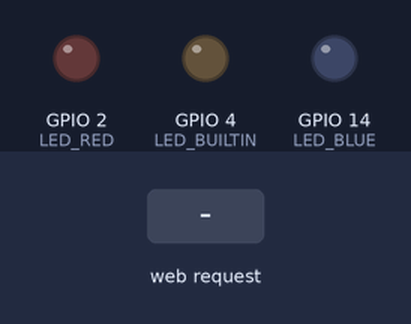
The sketch below on a simulated ESP32. On the bench: output pins drawn as LEDs (lit = HIGH). The inputs (shaded band) are chosen by the test bench. WiFi joins after 1.5 s; servers stay silent unless stated; random numbers use the default seed unless the sketch sets one; the camera gives no picture; what the sketch prints to the serial monitor is not drawn.

Above: at 3.0 s.
3.1 s: HTTP request GET /?flash=stop received
At 4.3 s:
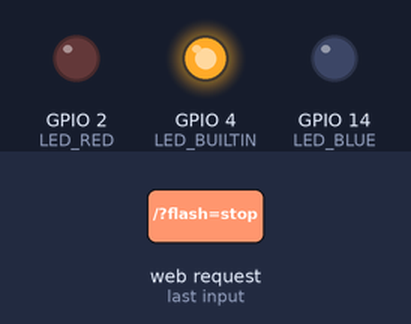
4.6 s: HTTP request GET /?colors= received
Timing chart, 0 to 7.6 s (numbered marks = the images above; inputs shaded):
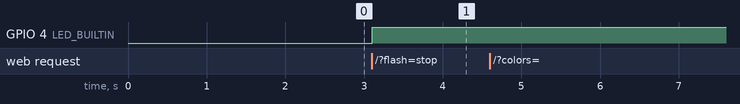

Measured:
- after the input at 3.1 s, GPIO 4 (LED_BUILTIN): LOW → HIGH at once
- after the input at 4.6 s, every drawn part: stays the same

The sketch:

color_tracker.ino
```cpp
/* Importing libraries */
#include <WiFi.h>
#include <WiFiClientSecure.h>
#include "esp_camera.h"
#include "soc/soc.h"
#include "soc/rtc_cntl_reg.h"
#include "index_color_tracking.h"

const char* ssidRed = "INFINITUM085D"; /* Replace your SSID */
const char* passwordRed = "f4mily$0l3d4D"; /* Replace your Password */

const char* ssid = "ESP32CAM_AP"; /* Replace your SSID */
const char* password = "12345678"; /* Replace your Password */

#define LED_BUILTIN 4
#define LED_RED 2
#define LED_BLUE 14

String ledColor = "";
int flashState = 0;

String Feedback = "";
String Command = "", cmd = "", P1 = "", P2 = "", P3 = "", P4 = "", P5 = "", P6 = "", P7 = "", P8 = "", P9 = "";
byte ReceiveState = 0, cmdState = 1, strState = 1, questionstate = 0, equalstate = 0, semicolonstate = 0;

/* AI-Thinker */
#define PWDN_GPIO_NUM     32
#define RESET_GPIO_NUM    -1
#define XCLK_GPIO_NUM      0
#define SIOD_GPIO_NUM     26
#define SIOC_GPIO_NUM     27
#define Y9_GPIO_NUM       35
#define Y8_GPIO_NUM       34
#define Y7_GPIO_NUM       39
#define Y6_GPIO_NUM       36
#define Y5_GPIO_NUM       21
#define Y4_GPIO_NUM       19
#define Y3_GPIO_NUM       18
#define Y2_GPIO_NUM        5
#define VSYNC_GPIO_NUM    25
#define HREF_GPIO_NUM     23
#define PCLK_GPIO_NUM     22

WiFiServer server(80);

void ExecuteCommand() {
  if (cmd != "colorDetect") {
    if(!flashState){
      //digitalWrite(LED_BUILTIN, HIGH);
      flashState = 0;
    }
    //Serial.println("cmd= "+cmd+" ,P1= "+P1+" ,P2= "+P2+" ,P3= "+P3+" ,P4= "+P4+" ,P5= "+P5+" ,P6= "+P6+" ,P7= "+P7+" ,P8= "+P8+" ,P9= "+P9);
    //Serial.println("");
  }

  if (cmd == "resetwifi") {
    WiFi.begin(P1.c_str(), P2.c_str());
    Serial.print("Connecting to ");
    Serial.println(P1);
    long int StartTime = millis();
    while (WiFi.status() != WL_CONNECTED)
    {
      delay(100);
      if ((StartTime + 5000) < millis()) break;
    }
    Serial.println("");
    Serial.println("STAIP: " + WiFi.localIP().toString());
    Feedback = "STAIP: " + WiFi.localIP().toString();
  }
  else if (cmd == "restart") {
    digitalWrite(LED_BUILTIN, LOW);
    flashState = 0;
    ESP.restart();
  }
  else if(cmd == "colors"){
    Serial.print("Red State: ");
    Serial.println(P1);
    digitalWrite(LED_RED, P1.toInt());
    Serial.print("Blue State: ");
    Serial.println(P1);
    digitalWrite(LED_BLUE, P2.toInt());

  }else if(cmd == "flash"){
    digitalWrite(LED_BUILTIN, !digitalRead(LED_BUILTIN));
  }

  else if (cmd == "quality") {
    sensor_t * s = esp_camera_sensor_get();
    int val = P1.toInt();
    s->set_quality(s, val);
  }
  else if (cmd == "contrast") {
    sensor_t * s = esp_camera_sensor_get();
    int val = P1.toInt();
    s->set_contrast(s, val);
  }
  else if (cmd == "brightness") {
    sensor_t * s = esp_camera_sensor_get();
    int val = P1.toInt();
    s->set_brightness(s, val);
  }
  else {
    Feedback = "Command is not defined.";
  }
  if (Feedback == "") {
    Feedback = Command;
  }
}

void setup() {
  WRITE_PERI_REG(RTC_CNTL_BROWN_OUT_REG, 0);

  Serial.begin(115200);
  Serial.setDebugOutput(true);
  Serial.println();

  camera_config_t config;
  config.ledc_channel = LEDC_CHANNEL_0;
  config.ledc_timer = LEDC_TIMER_0;
  config.pin_d0 = Y2_GPIO_NUM;
  config.pin_d1 = Y3_GPIO_NUM;
  config.pin_d2 = Y4_GPIO_NUM;
  config.pin_d3 = Y5_GPIO_NUM;
  config.pin_d4 = Y6_GPIO_NUM;
  config.pin_d5 = Y7_GPIO_NUM;
  config.pin_d6 = Y8_GPIO_NUM;
  config.pin_d7 = Y9_GPIO_NUM;
  config.pin_xclk = XCLK_GPIO_NUM;
  config.pin_pclk = PCLK_GPIO_NUM;
  config.pin_vsync = VSYNC_GPIO_NUM;
  config.pin_href = HREF_GPIO_NUM;
  config.pin_sscb_sda = SIOD_GPIO_NUM;
  config.pin_sscb_scl = SIOC_GPIO_NUM;
  config.pin_pwdn = PWDN_GPIO_NUM;
  config.pin_reset = RESET_GPIO_NUM;
  config.xclk_freq_hz = 20000000;
  config.pixel_format = PIXFORMAT_JPEG;
  //init with high specs to pre-allocate larger buffers

    config.frame_size = FRAMESIZE_QVGA;
    config.jpeg_quality = 12;  //0-63 lower number means higher quality
    config.fb_count = 1;


  // camera init
  esp_err_t err = esp_camera_init(&config);
  if (err != ESP_OK) {
    Serial.printf("Camera init failed with error 0x%x", err);
    delay(100);
    ESP.restart();
  }

  //drop down frame size for higher initial frame rate
  sensor_t * s = esp_camera_sensor_get();
  s->set_framesize(s, FRAMESIZE_QVGA);  //UXGA|SXGA|XGA|SVGA|VGA|CIF|QVGA|HQVGA|QQVGA

  WiFi.softAP(ssid, password);
  WiFi.begin(ssidRed, passwordRed);
  delay(100);

  IPAddress IP = WiFi.softAPIP();

  Serial.print("AP IP address: ");
  Serial.println(IP);

/**/
  long int StartTime = millis();
  while (WiFi.status() != WL_CONNECTED) {
    delay(100);
    if ((StartTime + 10000) < millis())
      break;
  }

  if (WiFi.status() == WL_CONNECTED) {
    Serial.print("Red IP Address: http://");
    Serial.println(WiFi.localIP());
  }
  /**/

  pinMode(LED_BUILTIN, OUTPUT);
  pinMode(LED_RED, OUTPUT);
  pinMode(LED_BLUE, OUTPUT);

  server.begin();

}

void loop() {

  Feedback = ""; Command = ""; cmd = ""; P1 = ""; P2 = ""; P3 = ""; P4 = ""; P5 = ""; P6 = ""; P7 = ""; P8 = ""; P9 = "";
  ReceiveState = 0, cmdState = 1, strState = 1, questionstate = 0, equalstate = 0, semicolonstate = 0;

  WiFiClient client = server.available();

  if (client) {
    String currentLine = "";

    while (client.connected()) {
      if (client.available()) {
        char c = client.read();

        getCommand(c);

        if (c == '\n') {
          if (currentLine.length() == 0) {

            if (cmd == "colorDetect") {
              camera_fb_t * fb = NULL;
              fb = esp_camera_fb_get();
              if (!fb) {
                Serial.println("Camera capture failed");
                delay(100);
                ESP.restart();
              }

              client.println("HTTP/1.1 200 OK");
              client.println("Access-Control-Allow-Origin: *");
              client.println("Access-Control-Allow-Headers: Origin, X-Requested-With, Content-Type, Accept");
              client.println("Access-Control-Allow-Methods: GET,POST,PUT,DELETE,OPTIONS");
              client.println("Content-Type: image/jpeg");
              client.println("Content-Disposition: form-data; name=\"imageFile\"; filename=\"picture.jpg\"");
              client.println("Content-Length: " + String(fb->len));
              client.println("Connection: close");
              client.println();

              uint8_t *fbBuf = fb->buf;
              size_t fbLen = fb->len;
              for (size_t n = 0; n < fbLen; n = n + 1024) {
                if (n + 1024 < fbLen) {
                  client.write(fbBuf, 1024);
                  fbBuf += 1024;
                }
                else if (fbLen % 1024 > 0) {
                  size_t remainder = fbLen % 1024;
                  client.write(fbBuf, remainder);
                }
              }
              esp_camera_fb_return(fb);
            }
            /*
            else {
              client.println("HTTP/1.1 200 OK");
              client.println("Access-Control-Allow-Headers: Origin, X-Requested-With, Content-Type, Accept");
              client.println("Access-Control-Allow-Methods: GET,POST,PUT,DELETE,OPTIONS");
              client.println("Content-Type: text/html; charset=utf-8");
              client.println("Access-Control-Allow-Origin: *");
              client.println("Connection: close");
              client.println();
              String Data = "";
              if (cmd != "")
                Data = Feedback;
              else {
                Data = String((const char *)INDEX_HTML);
              }
              int Index;
              for (Index = 0; Index < Data.length(); Index = Index + 1000) {
                client.print(Data.substring(Index, Index + 1000));
              }
              client.println();
            }*/

            Feedback = "";
            break;
          } else {
            currentLine = "";
          }
        }
        else if (c != '\r') {
          currentLine += c;
        }
        if ((currentLine.indexOf("/?") != -1) && (currentLine.indexOf(" HTTP") != -1)) {
          if (Command.indexOf("stop") != -1) {
            client.println();
            client.println();
            client.stop();
          }
          currentLine = "";
          Feedback = "";
          ExecuteCommand();
        }
      }
    }
    delay(1);
    client.stop();
  }
}

void getCommand(char c) {
  if (c == '?') ReceiveState = 1;
  if ((c == ' ') || (c == '\r') || (c == '\n')) ReceiveState = 0;

  if (ReceiveState == 1) {
    Command = Command + String(c);
    if (c == '=') cmdState = 0;
    if (c == ';') strState++;
    if ((cmdState == 1) && ((c != '?') || (questionstate == 1))) cmd = cmd + String(c);
    if ((cmdState == 0) && (strState == 1) && ((c != '=') || (equalstate == 1))) P1 = P1 + String(c);
    if ((cmdState == 0) && (strState == 2) && (c != ';')) P2 = P2 + String(c);
    if ((cmdState == 0) && (strState == 3) && (c != ';')) P3 = P3 + String(c);
    if ((cmdState == 0) && (strState == 4) && (c != ';')) P4 = P4 + String(c);
    if ((cmdState == 0) && (strState == 5) && (c != ';')) P5 = P5 + String(c);
    if ((cmdState == 0) && (strState == 6) && (c != ';')) P6 = P6 + String(c);
    if ((cmdState == 0) && (strState == 7) && (c != ';')) P7 = P7 + String(c);
    if ((cmdState == 0) && (strState == 8) && (c != ';')) P8 = P8 + String(c);
    if ((cmdState == 0) && (strState >= 9) && ((c != ';') || (semicolonstate == 1))) P9 = P9 + String(c);
    if (c == '?') questionstate = 1;
    if (c == '=') equalstate = 1;
    if ((strState >= 9) && (c == ';')) semicolonstate = 1;
  }
}
```

Source omitted: index_color_tracking.h (24581 bytes)
